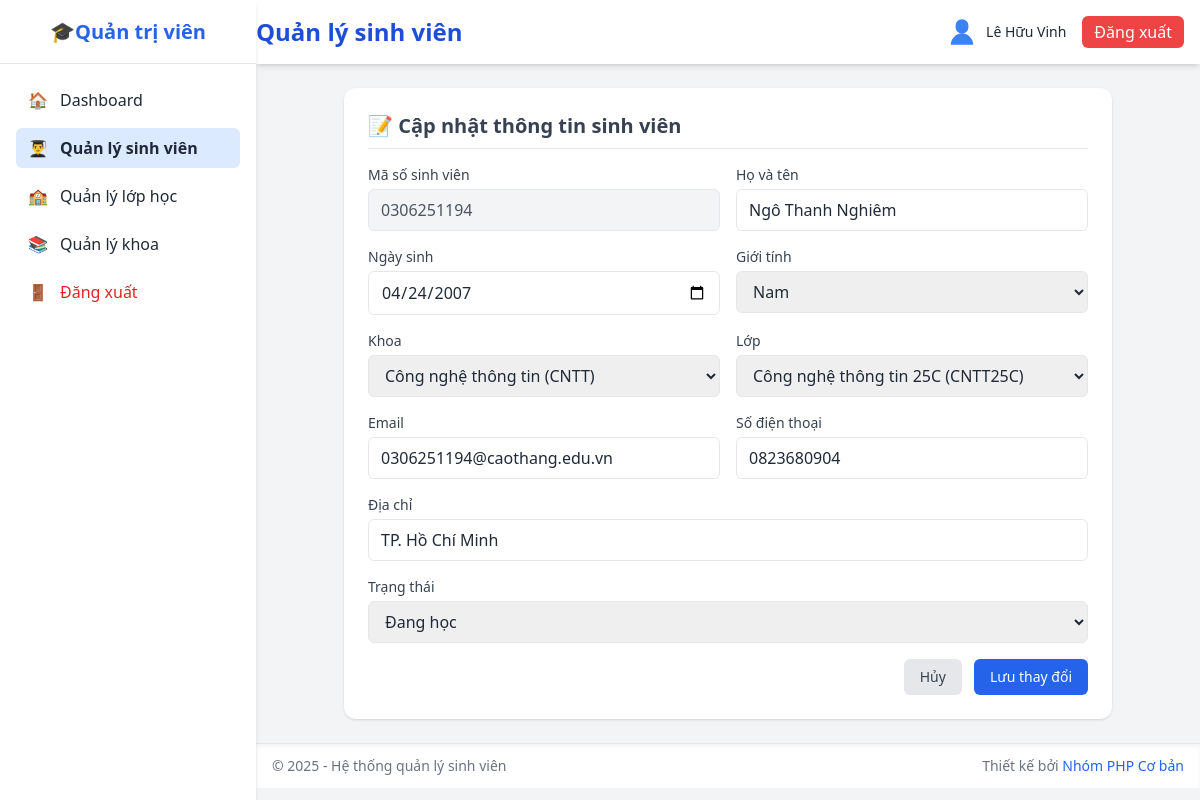
The app's page /admin/student_edit.php?mssv=0306251194 (signed in) with its own data.
### tables this page shows
CREATE TABLE `sinh_vien` (
  `mssv` varchar(20) NOT NULL,
  `hoten` varchar(100) NOT NULL,
  `ngaysinh` date DEFAULT NULL,
  `gioitinh` enum('Nam','Nữ','Khác') DEFAULT 'Nam',
  `malop` varchar(20) DEFAULT NULL,
  `makhoa` varchar(20) DEFAULT NULL,
  `email` varchar(100) DEFAULT NULL,
  `sdt` varchar(20) DEFAULT NULL,
  `diachi` varchar(255) DEFAULT NULL,
  `password` varchar(255) NOT NULL,
  `trangthai` enum('Đang học','Tốt nghiệp','Bảo lưu','Đã nghỉ') DEFAULT 'Đang học'
);

CREATE TABLE `khoa` (
  `makhoa` varchar(20) NOT NULL,
  `tenkhoa` varchar(100) NOT NULL,
  `mota` text DEFAULT NULL
);

CREATE TABLE `lop` (
  `malop` varchar(20) NOT NULL,
  `tenlop` varchar(100) NOT NULL,
  `makhoa` varchar(20) DEFAULT NULL
);

### database/pdo.php (called while the page is built, shortened)
<?php
class DB
{
    private static $pdo = null;
    private static function connect_pdo(): \PDO
    {
        $host = DB_HOST;
        $user = DB_USERNAME;
        $pass = DB_PASSWORD;
        $db   = DB_NAME;
        $charset = DB_CHARSET;
        $dsn = "mysql:host={$host};dbname={$db};charset={$charset}";
        try {
            $options = [
                \PDO::ATTR_ERRMODE => \PDO::ERRMODE_EXCEPTION,
                \PDO::ATTR_DEFAULT_FETCH_MODE => \PDO::FETCH_ASSOC,
                \PDO::ATTR_EMULATE_PREPARES => false,
            ];
            return new \PDO($dsn, $user, $pass, $options);
        } catch (\PDOException $e) {
            die('Kết nối PDO thất bại: ' . $e->getMessage());
        }
    }
    private static function init()
    {
        if (self::$pdo === null) {
            self::$pdo = self::connect_pdo();
        }
    }
    public static function getPdo()
    {
        return self::$pdo;
    }
    public static function select(string $sql, array $params = []): array
    {
        $stmt = self::getPdo()->prepare($sql);
        $stmt->execute($params);
        return $stmt->fetchAll();
    }
    public static function selectOne(string $sql, array $params = []): ?array
    {
        $stmt = self::getPdo()->prepare($sql);
        $stmt->execute($params);
        $row = $stmt->fetch();
        return $row === false ? null : $row;
    }
}

### admin/student_edit.php (the view, shortened to what this page needs)
<?php
$mssv = trim($_GET['mssv'] ?? '');
$student = DB::selectOne('
    SELECT sv.*, l.tenlop, k.tenkhoa
    FROM sinh_vien sv
    LEFT JOIN lop l ON sv.malop = l.malop
    LEFT JOIN khoa k ON sv.makhoa = k.makhoa
    WHERE sv.mssv = :mssv',
    ['mssv' => $mssv]
);
$khoas = DB::select('SELECT makhoa, tenkhoa FROM khoa ORDER BY tenkhoa');
$lops = DB::select('SELECT malop, tenlop, makhoa FROM lop ORDER BY tenlop');
include('../includes/sidebar.php');
include('../includes/header.php');
?>
<div class="bg-white shadow rounded-xl p-6 max-w-3xl mx-auto">
    <h3 class="text-xl font-semibold mb-4 text-gray-700 border-b pb-2">📝 Cập nhật thông tin sinh viên</h3>
    <form action="student_edit_process.php" method="POST" class="space-y-4">
        <div class="grid grid-cols-1 sm:grid-cols-2 gap-4">
            <div>
                <label class="block text-sm font-medium text-gray-700 mb-1">Mã số sinh viên</label>
                <div class="w-full border rounded-md px-3 py-2 bg-gray-100 text-gray-600">
                    <?php echo htmlspecialchars($student['mssv']); ?>
                </div>
            </div>
            <div>
                <label class="block text-sm font-medium text-gray-700 mb-1">Họ và tên</label>
                <input type="text" name="hoten" required value="<?php echo htmlspecialchars($student['hoten']); ?>"
                       class="w-full border rounded-md px-3 py-2 focus:ring-2 focus:ring-blue-400 outline-none">
            </div>
            <div>
                <label class="block text-sm font-medium text-gray-700 mb-1">Ngày sinh</label>
                <input type="date" name="ngaysinh" value="<?php echo htmlspecialchars($student['ngaysinh'] ?? ''); ?>"
                       class="w-full border rounded-md px-3 py-2 focus:ring-2 focus:ring-blue-400 outline-none">
            </div>
            <div>
                <label class="block text-sm font-medium text-gray-700 mb-1">Giới tính</label>
                <select name="gioitinh" class="w-full border rounded-md px-3 py-2 focus:ring-2 focus:ring-blue-400 outline-none">
                    <option value="Nam" <?php echo $student['gioitinh'] === 'Nam' ? 'selected' : ''; ?>>Nam</option>
                </select>
            </div>
            <div>
                <label class="block text-sm font-medium text-gray-700 mb-1">Khoa</label>
                <select id="makhoa" name="makhoa" class="w-full border rounded-md px-3 py-2 focus:ring-2 focus:ring-blue-400 outline-none">
                    <?php foreach ($khoas as $khoa): ?>
                        <option value="<?= htmlspecialchars($khoa['makhoa']) ?>"
                                <?php echo $student['makhoa'] === $khoa['makhoa'] ? 'selected' : ''; ?>>
                            <?= htmlspecialchars($khoa['tenkhoa']) ?> (<?= htmlspecialchars($khoa['makhoa']) ?>)
                        </option>
                    <?php endforeach; ?>
                </select>
            </div>
            <div>
                <label class="block text-sm font-medium text-gray-700 mb-1">Lớp</label>
                <select id="malop" name="malop" class="w-full border rounded-md px-3 py-2 focus:ring-2 focus:ring-blue-400 outline-none">
                    <?php foreach ($lops as $lop): ?>
                        <option value="<?= htmlspecialchars($lop['malop']) ?>"
                                data-makhoa="<?= htmlspecialchars($lop['makhoa']) ?>"
                                <?php echo $student['malop'] === $lop['malop'] ? 'selected' : ''; ?>>
                            <?= htmlspecialchars($lop['tenlop']) ?> (<?= htmlspecialchars($lop['malop']) ?>)
                        </option>
                    <?php endforeach; ?>
                </select>
            </div>
            <div>
                <label class="block text-sm font-medium text-gray-700 mb-1">Email</label>
                <input type="email" name="email" value="<?php echo htmlspecialchars($student['email'] ?? ''); ?>"
                       class="w-full border rounded-md px-3 py-2 focus:ring-2 focus:ring-blue-400 outline-none">
            </div>
            <div>
                <label class="block text-sm font-medium text-gray-700 mb-1">Số điện thoại</label>
                <input type="text" name="sdt" value="<?php echo htmlspecialchars($student['sdt'] ?? ''); ?>"
                       class="w-full border rounded-md px-3 py-2 focus:ring-2 focus:ring-blue-400 outline-none">
            </div>
            <div class="sm:col-span-2">
                <label class="block text-sm font-medium text-gray-700 mb-1">Địa chỉ</label>
                <input type="text" name="diachi" value="<?php echo htmlspecialchars($student['diachi'] ?? ''); ?>"
                       class="w-full border rounded-md px-3 py-2 focus:ring-2 focus:ring-blue-400 outline-none">
            </div>
        </div>
        <div>
            <label class="block text-sm font-medium text-gray-700 mb-1">Trạng thái</label>
            <select name="trangthai" class="w-full border rounded-md px-3 py-2 focus:ring-2 focus:ring-blue-400 outline-none">
                <option value="Đang học" <?php echo $student['trangthai'] === 'Đang học' ? 'selected' : ''; ?>>Đang học</option>
            </select>
        </div>
        <div class="flex justify-end gap-3 mt-6">
            <a href="student_list.php" class="bg-gray-200 hover:bg-gray-300 text-gray-700 px-4 py-2 rounded-md text-sm">Hủy</a>
            <button type="submit" class="bg-blue-600 hover:bg-blue-700 text-white px-4 py-2 rounded-md text-sm">Lưu thay đổi</button>
        </div>
    </form>
</div>
<?php include('../includes/footer.php'); ?>

### records on screen
sinh_vien: mssv "0306251194", hoten "Ngô Thanh Nghiêm", ngaysinh "04/24/2007", gioitinh "Nam", makhoa "Công nghệ thông tin (CNTT)", malop "Công nghệ thông tin 25C (CNTT25C)", email "0306251194@caothang.edu.vn", sdt "0823680904", diachi "TP. Hồ Chí Minh", trangthai "Đang học"

### other values on screen
$page_title "Quản lý sinh viên"
$_SESSION['fullname'] "Lê Hữu Vinh"
